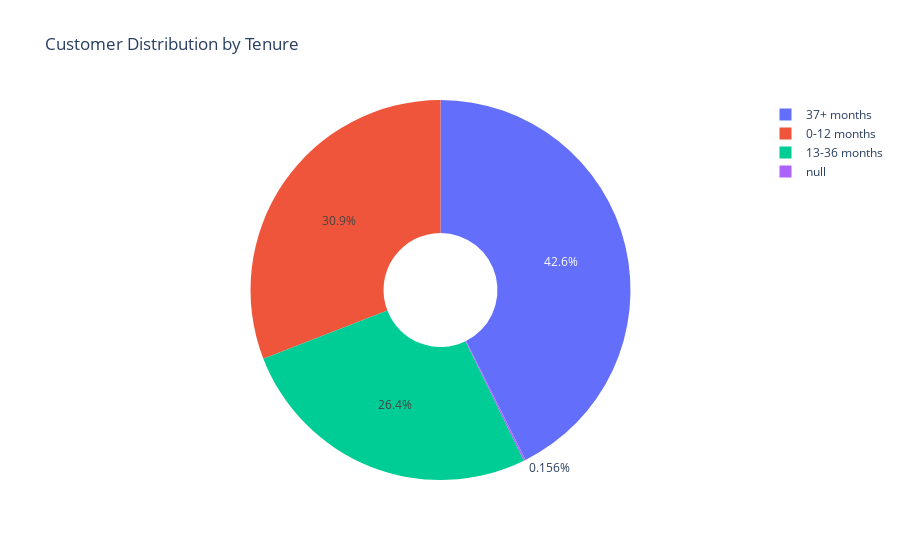

The cell this chart's notebook holds for it:
### Code cell
# Donut Chart
import plotly.express as px
fig = px.pie(df, names='tenure_group', title='Customer Distribution by Tenure', hole=0.3) 
fig.show()

### Figure 1 — Plotly figure (JSON) as saved in the notebook; plotly's stock layout.template omitted (floating-point values rounded to 4 significant figures; data arrays with more than 128 entries replaced by an {"elided": "..."} marker saying what was removed)
{"data": [{"domain": {"x": [0, 1], "y": [0, 1]}, "hole": 0.3, "hovertemplate": "tenure_group=%{label}<extra></extra>", "labels": {"elided": "7043 str values"}, "legendgroup": "", "name": "", "showlegend": true, "type": "pie"}], "layout": {"autosize": true, "legend": {"tracegroupgap": 0}, "title": {"text": "Customer Distribution by Tenure"}}}
